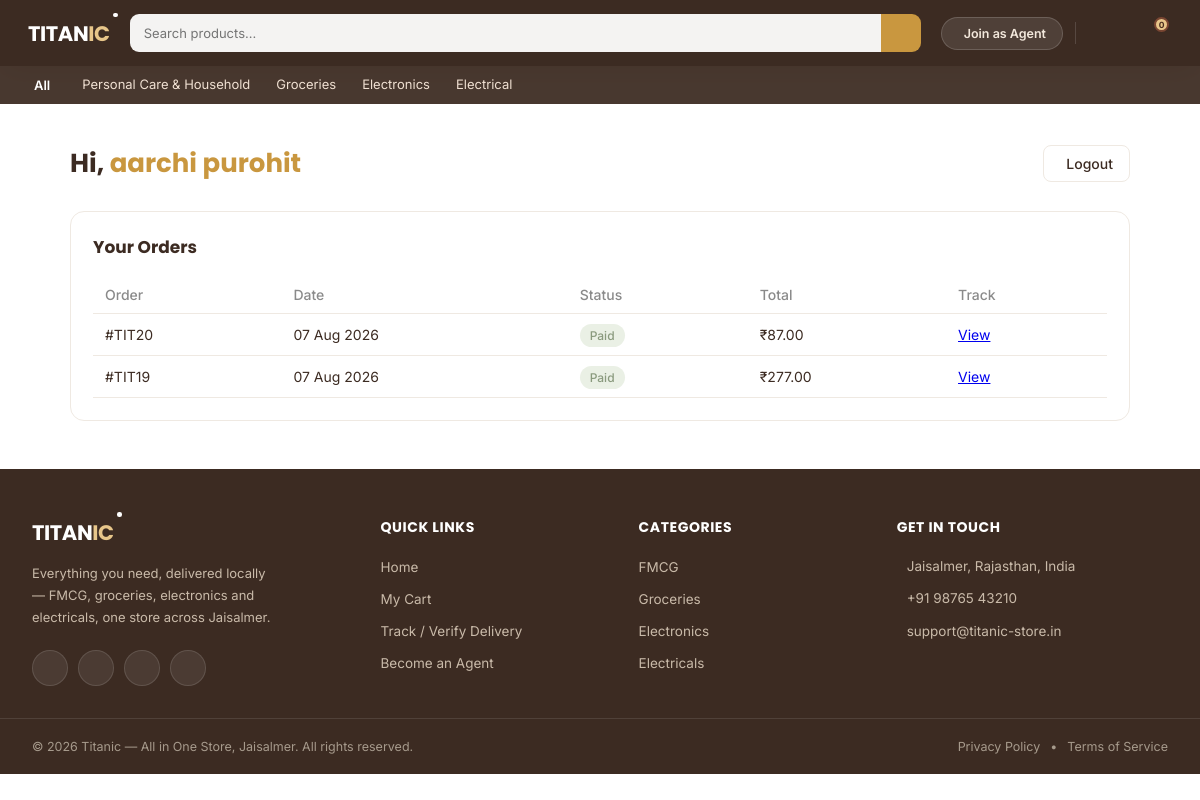
The page /customer/dashboard/ (signed in) on the database as committed earlier.
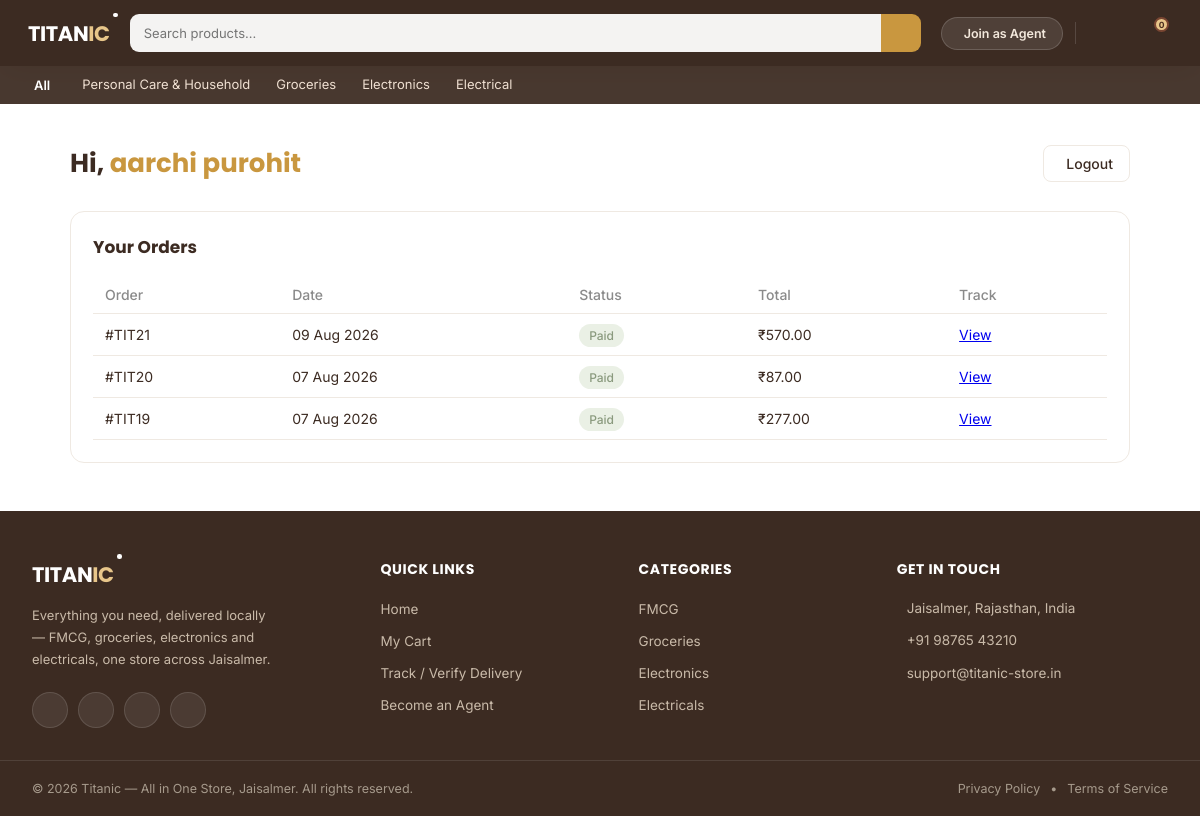
The same page on the database as committed later.
### orders/models.py (models this page shows, shortened)
class Order(models.Model):
    STATUS_CHOICES = [
        ('pending', 'Pending'),
        ('paid', 'Paid'),
        ('shipped', 'Shipped'),
        ('delivered', 'Delivered'),
    ]
    customer = models.ForeignKey(User, null=True, blank=True, on_delete=models.SET_NULL, related_name='orders')
    full_name = models.CharField(max_length=100)
    phone = models.CharField(max_length=15)
    address = models.TextField()
    pincode = models.CharField(max_length=10)
    referred_by = models.ForeignKey(Agent, null=True, blank=True, on_delete=models.SET_NULL)
    status = models.CharField(max_length=20, choices=STATUS_CHOICES, default='pending')
    delivery_otp = models.CharField(max_length=6, null=True, blank=True)
    razorpay_order_id = models.CharField(max_length=100, null=True, blank=True)
    created_at = models.DateTimeField(auto_now_add=True)

### customers/views.py (the view)
# urls.py: path('customer/dashboard/', views.customer_dashboard, name='customer_dashboard'),
@login_required(login_url='customer_login')
def customer_dashboard(request):
    if not hasattr(request.user, 'customer'):
        messages.error(request, 'Ye page sirf customers ke liye hai.')
        return redirect('customer_login')
    customer = request.user.customer
    orders = request.user.orders.all().order_by('-created_at')
    orders_with_total = []
    for order in orders:
        total = sum(item.price_at_purchase * item.quantity for item in order.items.all())
        orders_with_total.append({'order': order, 'total': total})
    return render(request, 'customers/dashboard.html', {
        'customer': customer,
        'orders_with_total': orders_with_total,
    })

### products/context_processors.py (called while the page is built)
def featured_categories(request):
    return {
        'featured_categories': {
            'fmcg': Categories.objects.filter(parent=None, name__in=['FMCG', 'Fmcg', 'Personal Care & Household', 'Personal Care & Household']).first(),
            'groceries': Categories.objects.filter(parent=None, name__in=['Groceries', 'Grocery']).first(),
            'electronics': Categories.objects.filter(parent=None, name__in=['Electronics']).first(),
            'electricals': Categories.objects.filter(parent=None, name__in=['Electrical', 'Electricals']).first(),
        }
    }

### customers/templates/customers/dashboard.html (shortened to what this page needs)
{% extends 'base.html' %}
{% load static %}
{% block content %}
<link rel="stylesheet" href="{% static 'customers/dashboard.css' %}">
<div class="dash-wrap">
    <div class="dash-header">
        <h1>Hi, <span>{{ customer.name }}</span></h1>
        <a href="{% url 'customer_logout' %}" class="dash-logout">
             Logout
        </a>
    </div>
    <div class="dash-section">
        <h3>Your Orders</h3>
        <table class="dash-table">
            <thead>
                <tr>
                    <th>Order</th>
                    <th>Date</th>
                    <th>Status</th>
                    <th>Total</th>
                    <th>Track</th>
                </tr>
            </thead>
            <tbody>
                {% for entry in orders_with_total %}
                <tr>
                    <td>#TIT{{ entry.order.id }}</td>
                    <td>{{ entry.order.created_at|date:"d M Y" }}</td>
                    <td><span class="badge badge-{{ entry.order.status }}">{{ entry.order.get_status_display }}</span></td>
                    <td>₹{{ entry.total }}</td>
                    <td><a href="{% url 'order_success' entry.order.id %}">View</a></td>
                </tr>
                {% empty %}
                <tr><td colspan="5" class="empty-row">No orders yet. Start shopping!</td></tr>
                {% endfor %}
            </tbody>
        </table>
    </div>
</div>
{% endblock %}

Rows that differ between the two databases and show on the page:
added Order: order.id "21", order.created_at "09 Aug 2026", order.status "Paid", total "570.00"
